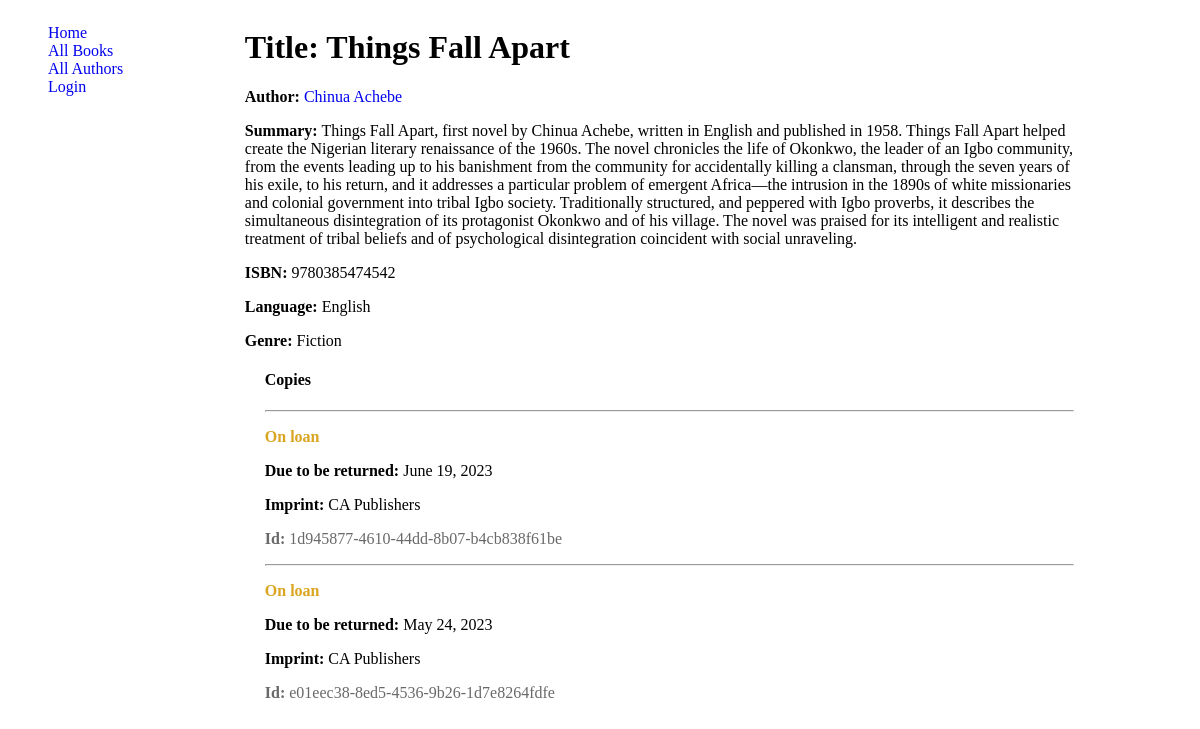
The page /catalog/book/1/ on the database as committed earlier.
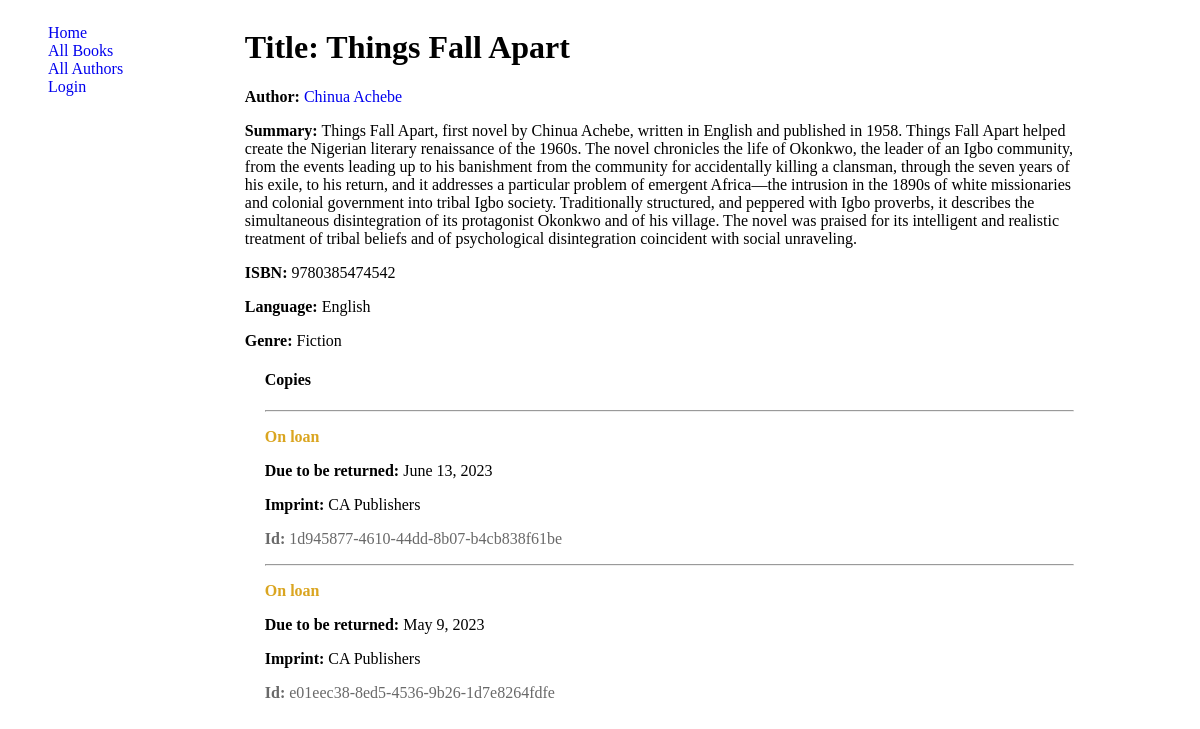
The same page on the database as committed later.
### catalog/models.py (models this page shows, shortened)
class BookInstance(models.Model):
    LOAN_STATUS = (
        ('m', 'Maintenance'),
        ('o', 'On loan'),
        ('a', 'Available'),
        ('r', 'Reserved'),
    )
    id = models.UUIDField(primary_key=True, default=uuid.uuid4, help_text='Unique ID for this particular book across whole library')
    book = models.ForeignKey(Book, on_delete=models.RESTRICT, null=True)
    imprint = models.CharField(max_length=150)
    due_back = models.DateField(blank=True, null=True)
    status =models.CharField(max_length=1, choices=LOAN_STATUS, default='m',help_text='Book availability',)
    borrower = models.ForeignKey(User, on_delete=models.SET_NULL, null=True, blank=True)
    class Meta:
        ordering = ['due_back']
        verbose_name = 'Book Instance'
    class Meta:
        permissions = (("can_mark_returned", "Set book as returned"), ("can_renew", "Can renew Borrwed Book") )

### catalog/views.py (the view)
# urls.py: path('book/<str:pk>/', BookDetail.as_view() ,name="book-detail"),
class BookDetail(DetailView):
    model = Book
    template_name = "book-detail.html"
    context_object_name = "book"

### catalog/models.py (called while the page is built)
    def get_absolute_url(self):
        return reverse('author-detail', args=[str(self.id)])

    def __str__(self):
        return f'{self.first_name} {self.last_name}'

    def __str__(self):
        return self.name

    def __str__(self):
        return self.name

### templates/book-detail.html (shortened to what this page needs)
{% extends 'base.html' %}
{% block content %}
  <h1>Title: {{ book.title }}</h1>
  <p><strong>Author:</strong> <a href="{{book.author.get_absolute_url}}">{{ book.author }}</a></p>
  <p><strong>Summary:</strong> {{ book.summary }}</p>
  <p><strong>ISBN:</strong> {{ book.ISBN }}</p>
  <p><strong>Language:</strong> {{ book.language }}</p>
  <p><strong>Genre:</strong> {{ book.genre.all|join:", " }}</p>
  <div style="margin-left:20px;margin-top:20px">
    <h4>Copies</h4>
    {% for copy in book.bookinstance_set.all %}
      <hr />
      <p
        class="{% if copy.status == 'a' %}text-success{% elif copy.status == 'm' %}text-danger{% else %}text-warning{% endif %}">
        {{ copy.get_status_display }}
      </p>
      {% if copy.status != 'a' %}
        <p><strong>Due to be returned:</strong> {{ copy.due_back }}</p>
      {% endif %}
      <p><strong>Imprint:</strong> {{ copy.imprint }}</p>
      <p class="text-muted"><strong>Id:</strong> {{ copy.id }}</p>
    {% endfor %}
  </div>
{% endblock %}

Rows that differ between the two databases and show on the page:
changed BookInstance "1d945877-4610-44dd-8b07-b4cb838f61be": due_back "June 19, 2023" → "June 13, 2023"
changed BookInstance "e01eec38-8ed5-4536-9b26-1d7e8264fdfe": due_back "May 24, 2023" → "May 9, 2023"
